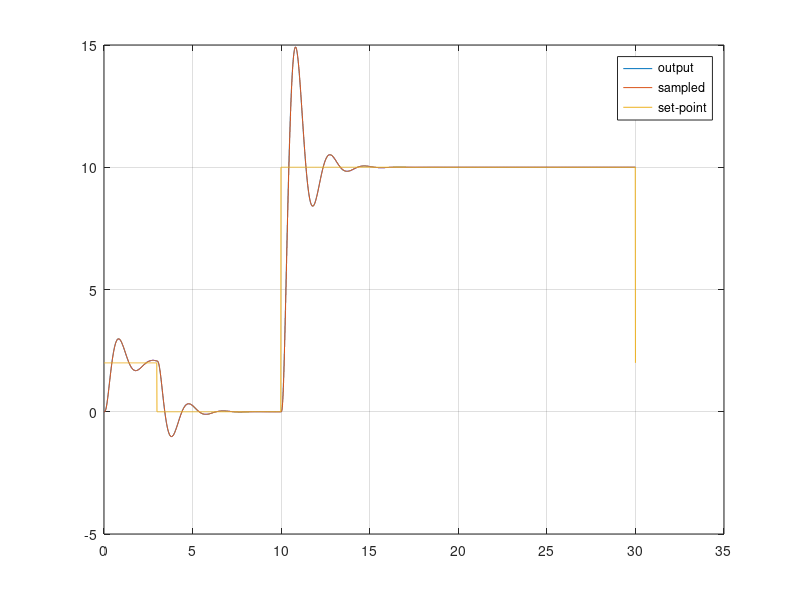
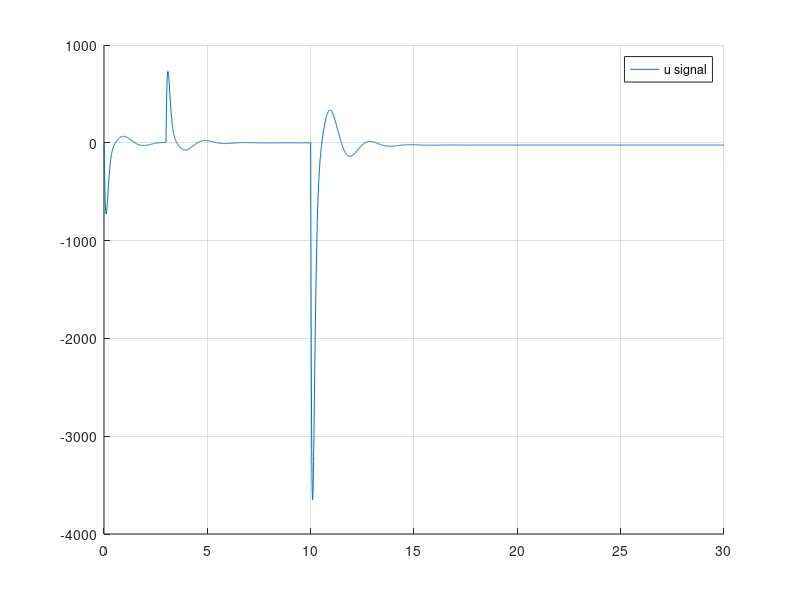
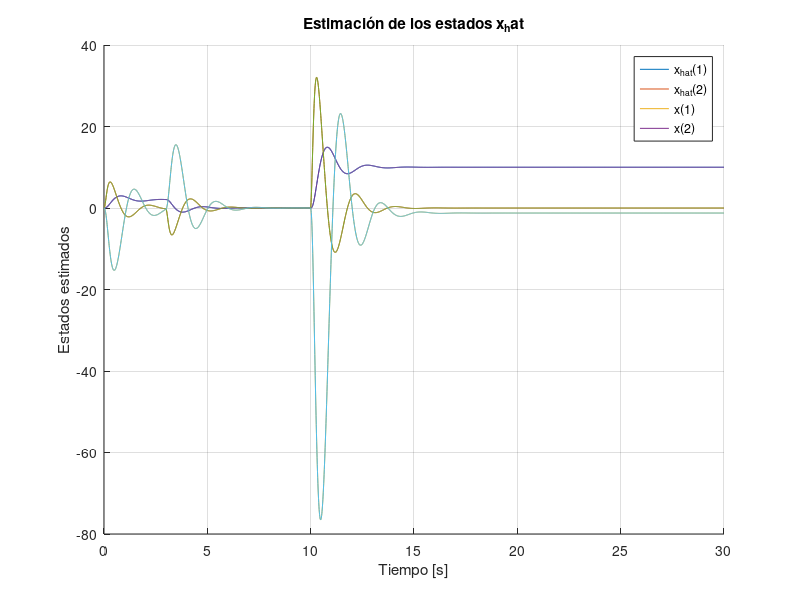

These charts were generated, in order, by the following MATLAB code:
clear all;
close all;
%% Parámetros de Simulación
Ts = 0.01;
Tf = 30;
Nsim = Tf/Ts;
t = 0:Ts:Tf;

%% Señal de Entrada - Set Point
r_sp = 2*ones(size(t));

%% Espacio de estados identificado invertido - ecuacion calculada
% A = [0 1 0; 4.8976 -0.52198 0.319; 0 0 -0.33792];
% B = [0; -0.468; 0.495];
% C = [1 0 0];
% D = 0;

A = [0 1 0; 0 0 1; -0.4588 -12.83 -3.986];
B = [-0.00008368; -0.05376; 0.01643];
C = [1 0 0];
D = 0;

% A = [0 1; -0.9903 1.99];
% B = [-0.000002972; -0.000009109];
% C = [1 0];
% D = 0;

% Funcion de transferencia Pendulo natural
% num = [-0.001862 -0.05642];
% den = [1 0.4719 4.919];
% [A, B, C, D] = tf2ss(num,den);
% 
sys_ss = ss(A, B, C, D);

SS_disc = c2d(sys_ss, Ts);

% SS_disc = ss(A, B, C, D, Ts);
% sys_ss = d2c(SS_disc);
%% Tamaño vectores Espacio de Estados
nx = length(SS_disc.A);

%% Determinación de la matriz K - LQR
Q = diag([10000 1000 10000 1000]);
R = 0.1;

K_hat = lqi(SS_disc, Q, R);
K_new = K_hat(1:nx);
ki = K_hat(end);

%% Observador
x0 = zeros(1, nx)';

x_hat = ones(nx, Nsim + 1) .* x0;

% Polos en plano S
pole1_obs = -9;
pole2_obs = -1+j*0.2;
pole3_obs = -1-j*0.2;
% Polos mapeados a plano Z
pole1_obs_z = exp(pole1_obs*Ts);
pole2_obs_z = exp(pole2_obs*Ts);
pole3_obs_z = exp(pole3_obs*Ts);

p_obs = [pole1_obs_z pole2_obs_z pole3_obs_z];
L = place(SS_disc.A', SS_disc.C', p_obs);
L = L';

%% Variables Iniciales
x = ones(nx, Nsim + 1) .* x0;

% Salidas del simulador
yOut  = SS_disc.C*x0; 
tOut = 0;
uOut = 0;
dt = linspace(0, Ts, 10)';
integral_error = zeros(1, Nsim);
e = zeros(1, Nsim);
q = zeros(1, Nsim);
y_feedback = SS_disc.C*x0;

%% Representa el tiempo real, cuanto tiempo está corriendo el
% microcontrolador, el tiempo entre interrupciones el tiempo de muestreo
for k = 1:Nsim
    
    if k >= 3/Ts
        r_sp(k) = 0;
    end
    if k >= 10/Ts
        r_sp(k) = 10;
    end
    % Microcontrolador %
    e(k) = r_sp(k) - y_feedback;

    % Sin integrador  
%     u(k) = - K*x(:, k);

    % Con integrador, sin referencia
%     e(k) = y_feedback;
%     u(k) = -ki*y_feedback - K_new*x(:, k);

    % Con integrador
    u(k) = -ki*q(k) - K_new*x_hat(:, k);
    %u(k) =  - K_new*x_hat(:, k);
    
    x_hat(:, k+1) = (SS_disc.A - L*SS_disc.C)*x_hat(:, k) + SS_disc.B*u(k) + L*y_feedback;
     
    uOut = [uOut u(k)];
    
    u = u(k)*ones(1, numel(dt)); % ZOH de la U - DAC

    % Sistema en la vida real %
    [y, tsim, XssOut] = lsim(sys_ss, u, dt, x(:, k)); % XssOut es la salida del Espacio de Estados. Cambiar
    x(:, k+1) = XssOut(end, :)'; % x es el vector de estados
    q(k+1) = q(k) + e(k); % Integrador se obtiene con el modelo discretizado
    y_feedback = y(end, :); % Sampling - ADC

    tOut = [tOut (tsim' + t(k))];
    yOut = [yOut y'];
end

%% Gráficos
figure(1)
plot(tOut, yOut);
hold on
stairs(t, SS_disc.C*x);
plot(t, r_sp);
legend('output', 'sampled', 'set-point')
grid on

figure(2)
hold on
plot(t, uOut)
legend('u signal')
grid on

%% Gráficos de la estimación de los estados
figure(3)
hold on
for i = 1:nx
    plot(t, x_hat(i, 1:Nsim+1));
end
for i = 1:nx
    plot(t, x(i, 1:Nsim+1));
end
legend('x_{hat}(1)','x_{hat}(2)','x(1)','x(2)');
title('Estimación de los estados x_hat');
xlabel('Tiempo [s]');
ylabel('Estados estimados');
grid on